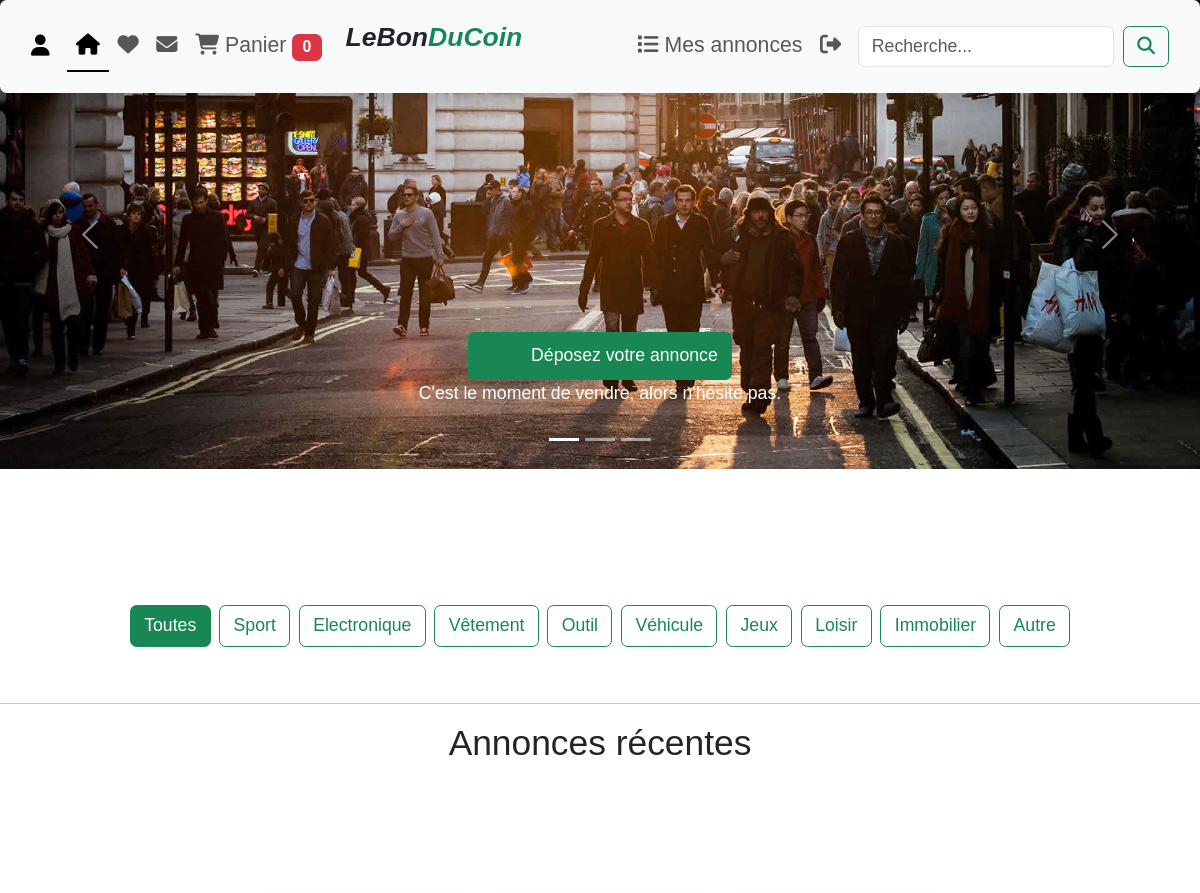
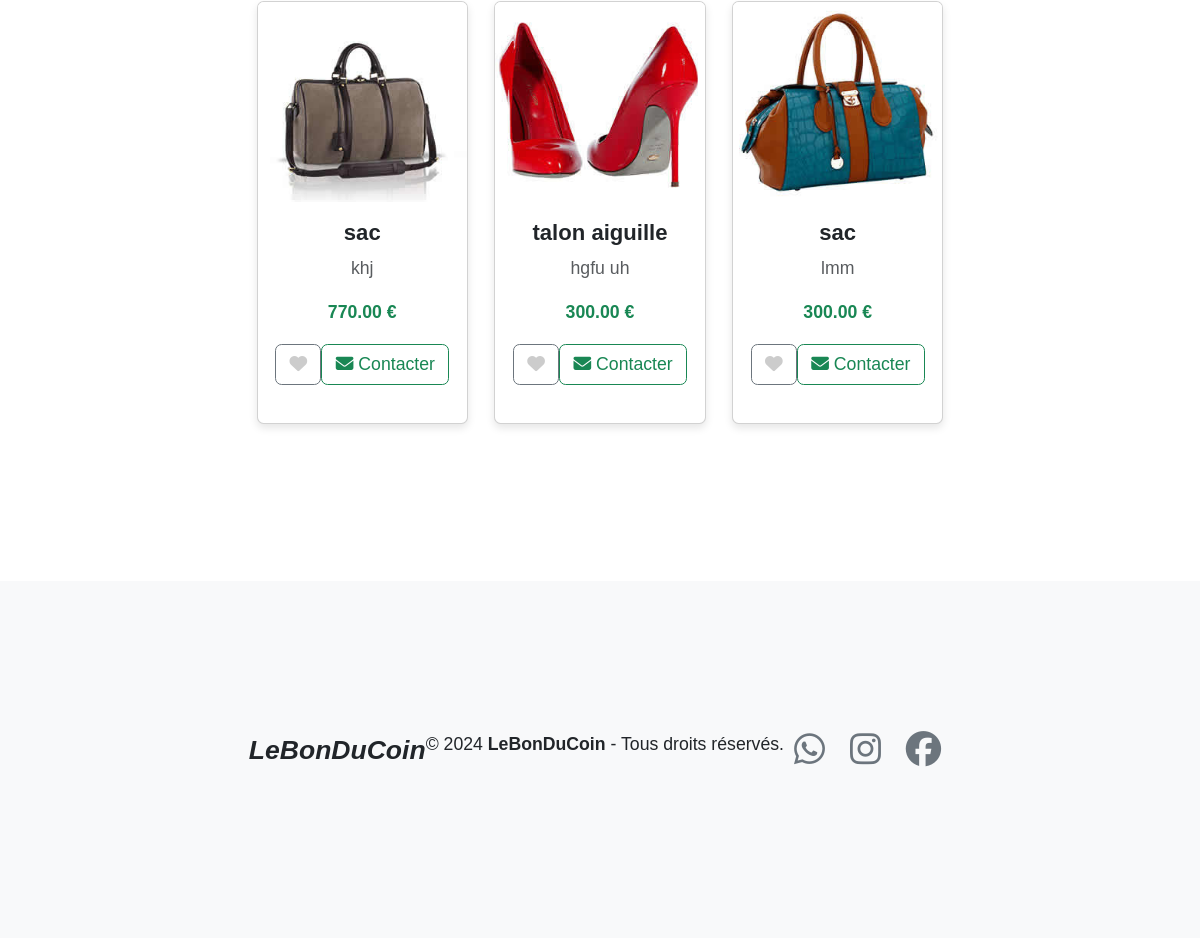
The page / on the database its author committed (2 pictures, top to bottom).
### tables this page shows
CREATE TABLE `produits` (
  `id` int(11) NOT NULL,
  `nom` varchar(255) NOT NULL,
  `description` text DEFAULT NULL,
  `prix` decimal(10,2) NOT NULL,
  `image` varchar(255) DEFAULT NULL,
  `utilisateurs_id` int(11) NOT NULL,
  `categories_id` int(11) NOT NULL
);

### index.php (the view, shortened to what this page needs)
<?php
include 'bd.php';
$categorie_filtre = isset($_GET['categorie']) ? $_GET['categorie'] : null;
$nombre_articles = isset($_SESSION['panier']) ? count($_SESSION['panier']) : 0;
if ($categorie_filtre) {
    $stmt = $conn->prepare("
        SELECT p.id, p.nom, p.description, p.prix, p.image, c.nom AS categories
        FROM produits p
        JOIN categories c ON p.categories_id = c.categories_id
        WHERE c.nom = ?
        ORDER BY p.nom ASC
    ");
    $stmt->bind_param("s", $categorie_filtre);
} else {
    $stmt = $conn->prepare("
        SELECT p.id, p.nom, p.description, p.prix, p.image, c.nom AS categories
        FROM produits p
        JOIN categories c ON p.categories_id = c.categories_id
        ORDER BY c.nom ASC
    ");
}
$stmt->execute();
?>
<!DOCTYPE html>
<html lang="fr">
<head>
    <link rel="stylesheet" href="style.css">
    <link href="https://cdn.jsdelivr.net/npm/bootstrap@5.3.3/dist/css/bootstrap.min.css" rel="stylesheet">
    <link rel="stylesheet" href="https://cdnjs.cloudflare.com/ajax/libs/font-awesome/6.7.2/css/all.min.css" />
</head>
<body>
    <nav class="navbar nav-underline fixed-top navbar-expand-lg bg-body-tertiary shadow p-3 mb-1 bg-body-tertiary rounded">
        <div class="container-fluid">
            <a class="navbar-brand" href="connexion.php"><i class="fas fa-user"></i></a>
            <div class="collapse navbar-collapse" id="navbarScroll">
                <ul class="navbar-nav me-auto my-2 my-lg-0 navbar-nav-scroll" style="--bs-scroll-height: 100px;">
                    <li class="nav-item">
                        <a class="nav-link active" aria-current="page" href="index.php"><i class="fas fa-home"></i></a>
                    </li>
                    <li class="nav-item">
                        <a class="nav-link" href="favoris.php"><i class="fas fa-heart"></i></a>
                    </li>
                    <li class="nav-item">
                        <a class="nav-link" href="messages.php"><i class="fas fa-envelope"></i></a>
                    </li>
                    <li class="nav-item">
                        <a class="nav-link" href="panier.php">
                            <i class="fas fa-shopping-cart"></i> Panier
                            <span class="badge bg-danger"><?php echo $nombre_articles; ?></span>
                        </a>
                    </li>
                </ul>
                <div class="d-grid gap-2 col-3 mx-auto">
                    <p class="fs-4 fst-italic fw-bold">LeBon<span class="text-success">DuCoin</span></p>
                </div>
                <ul class="navbar-nav me-auto my-2 my-lg-0 navbar-nav-scroll" style="--bs-scroll-height: 100px;">
                    <li class="nav-item">
                        <a class="nav-link" href="mes_annonces.php"><i class="fas fa-list"></i> Mes annonces</a>
                    </li>
                    <li class="nav-item">
                        <a class="nav-link" href="deconnexion.php"><i class="fas fa-sign-out-alt"></i></a>
                    </li>
                </ul>
                <form class="d-flex" role="search" action="search.php" method="GET">
                   <input class="form-control me-2" type="search" placeholder="Recherche..." aria-label="Search" name="search_term">
                   <button class="btn btn-outline-success" type="submit"><i class="fas fa-search"></i></button>
                   </form>
            </div>
        </div>
    </nav>
    <div id="carouselExampleCaptions" class="carousel slide">
        <div class="carousel-indicators">
            <button type="button" data-bs-target="#carouselExampleCaptions" data-bs-slide-to="0" class="active" aria-current="true" aria-label="Slide 1"></button>
            <button type="button" data-bs-target="#carouselExampleCaptions" data-bs-slide-to="1" aria-label="Slide 2"></button>
            <button type="button" data-bs-target="#carouselExampleCaptions" data-bs-slide-to="2" aria-label="Slide 3"></button>
        </div>
        <div class="carousel-inner">
            <div class="carousel-item active">
                <img src="img/ins-b.jpg" class="d-block w-100" alt="Image de l'annonce 1">
                <div class="carousel-caption d-none d-md-block">
                    <div class="d-grid gap-2 col-6 mx-auto">
                        <a href="annonce.php"><button class="btn btn-success" type="button"><i class="fas fa-plus btn btn-outline-success"></i> Déposez votre annonce</button></a>
                    </div>
                    <p>C'est le moment de vendre, alors n'hésite pas.</p>
                </div>
            </div>
        </div>
        <button class="carousel-control-prev" type="button" data-bs-target="#carouselExampleCaptions" data-bs-slide="prev">
            <span class="carousel-control-prev-icon" aria-hidden="true"></span>
        </button>
        <button class="carousel-control-next" type="button" data-bs-target="#carouselExampleCaptions" data-bs-slide="next">
            <span class="carousel-control-next-icon" aria-hidden="true"></span>
        </button>
    </div>
    <br><br><br>
    <div class="container my-4">
        <div class="d-flex flex-wrap justify-content-center gap-2">
            <?php
            $categories = ["Toutes", "Sport", "Electronique", "Vêtement", "Outil", "Véhicule", "Jeux", "Loisir", "Immobilier", "Autre"];
            foreach ($categories as $cat):
                $url = $cat === "Toutes" ? "index.php" : "index.php?categorie=" . urlencode($cat);
            ?>
                <a href="<?= $url ?>" class="btn <?= ($categorie_filtre == $cat || ($cat == 'Toutes' && !$categorie_filtre)) ? 'btn-success' : 'btn-outline-success' ?>"><?= htmlspecialchars($cat) ?></a>
            <?php endforeach; ?>
        </div>
    </div>
    <hr>
    <h2 class="text-center">Annonces <?= $categorie_filtre ? 'de la catégorie ' . htmlspecialchars($categorie_filtre) : 'récentes' ?></h2>
    <div class="container">
 <div class="row">
        <?php
        if ($categorie_filtre) {
            $sql = "SELECT p.id, p.nom, p.description, p.prix, p.image,
                   (SELECT COUNT(*) FROM favoris f WHERE f.produits_id = p.id AND f.utilisateurs_id = ?) as est_favori
                   FROM produits p
                   JOIN categories c ON p.categories_id = c.categories_id
                   WHERE c.nom = ?
                   ORDER BY p.id DESC";
            $stmt = $conn->prepare($sql);
            $user_id = isset($_SESSION['user_id']) ? $_SESSION['user_id'] : 0;
            $stmt->bind_param("is", $user_id, $categorie_filtre);
        } else {
            $sql = "SELECT p.id, p.nom, p.description, p.prix, p.image,
                   (SELECT COUNT(*) FROM favoris f WHERE f.produits_id = p.id AND f.utilisateurs_id = ?) as est_favori
                   FROM produits p
                   ORDER BY p.id DESC";
            $stmt = $conn->prepare($sql);
            $user_id = isset($_SESSION['user_id']) ? $_SESSION['user_id'] : 0;
            $stmt->bind_param("i", $user_id);
        }
        $stmt->execute();
        $result = $stmt->get_result();
        if ($result->num_rows > 0) {
            while ($row = $result->fetch_assoc()) {
                $est_favori = $row['est_favori'] > 0 ? 'liked' : '';
                echo '<div class="col-md-4 mb-4">';
                echo '<div class="card h-100">';
                echo '<a href="detail.php?id=' . $row['id'] . '" style="text-decoration: none; color: inherit;">';
                echo '<img src="uploads/' . htmlspecialchars($row['image']) . '" class="card-img-top" alt="Image de ' . htmlspecialchars($row['nom']) . '" style="height: 200px; object-fit: cover;">';
                echo '<div class="card-body">';
                echo '<h5 class="card-title text-center fw-bold">' . htmlspecialchars($row['nom']) . '</h5>';
                echo '<p class="text-center text-muted">' . (strlen($row['description']) > 100 ? substr(htmlspecialchars($row['description']), 0, 100) . '...' : htmlspecialchars($row['description'])) . '</p>';
                echo '<p class="text-center fw-bold text-success">' . htmlspecialchars($row['prix']) . ' €</p>';
                echo '</a>';
                echo '<div class="d-flex justify-content-between align-items-center">';
                echo '<form class="like-form" action="like.php" method="post">';
                echo '<button type="submit" class="btn btn-outline-secondary"><i class="fas fa-heart like-btn ' . $est_favori . '"></i></button>';
                echo '</form>';
                echo '<a href="messages.php?id=' . $row['id'] . '#contact" class="btn btn-outline-success"><i class="fas fa-envelope"></i> Contacter</a>';
                echo '</div>';
                echo '</div>';
                echo '</div>';
                echo '</div>';
            }
        }
        ?>
    <footer class="mt-5">
        <div class="container">
            <p class="fs-4 fst-italic fw-bold">LeBon<span class="text-dark">DuCoin</span></p>
            <p>&copy; 2024 <b>LeBonDuCoin</b> - Tous droits réservés.</p>
            <div class="red-social">
                <i class="fab fa-whatsapp fa-2x icon"></i>
                <i class="fab fa-instagram fa-2x icon"></i>
                <i class="fab fa-facebook fa-2x icon"></i>
            </div>
        </div>
    </footer>
</body>
</html>

### style.css (style rules this page uses)
* { margin: 0; padding: 0; box-sizing: border-box; font-family: Arial, Helvetica,sans-serif; transition: .6s linear; }
html { font-size: 110.5%; scroll-behavior: smooth; scroll-padding-top:6rem; overflow-x: hidden; }
.navbar { background-color: rgba(255, 255, 255, 0.9); backdrop-filter: blur(10px); }
.navbar-brand, .navbar-nav .nav-link { font-size: 1.2rem; }
.container { width: 90%; padding: 30px; margin: 100px auto; display: flex; flex-direction: row; justify-content: center; }
.icon { margin-right: 15px; }
.like-btn { cursor: pointer; color: #ccc; }

### index.php (style rules this page uses)
.card { margin-bottom: 20px; box-shadow: 0 4px 8px rgba(0, 0, 0, 0.1); transition: transform 0.2s; }
.like-btn { cursor: pointer; color: #ccc; }
.navbar-brand, .navbar-nav .nav-link { font-size: 1.2rem; }
footer { background-color: #f8f9fa; padding: 20px 0; text-align: center; }
footer .icon { margin: 0 10px; color: #6c757d; }

### rows shown on the page
produits: image (picture), nom "sac", description "khj", prix "770.00"
produits: image (picture), nom "talon aiguille", description "hgfu uh", prix "300.00"
produits: image (picture), nom "sac", description "lmm", prix "300.00"

### other values the page prints
$nombre_articles "0"
$cat "Toutes"
$cat "Sport"
$cat "Electronique"
$cat "Vêtement"
$cat "Outil"
$cat "Véhicule"
$cat "Jeux"
$cat "Loisir"
$cat "Immobilier"
$cat "Autre"
